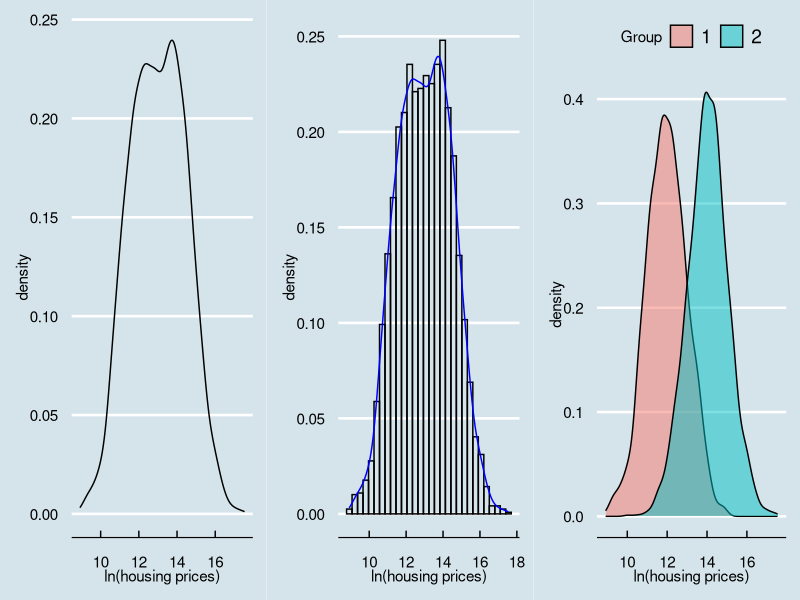

The R script that drew this image:
library(ggplot2)
library(gridExtra)
library(ggthemes)
set.seed(10005)

N = 2000

xvar <- c(rnorm(N, mean = 12), rnorm(N, mean = 14))
yvar <- c(rnorm(N, mean = 13), rnorm(N, mean = 14))
zvar <- as.factor(c(rep(1, N), rep(2, N)))
xy <- data.frame(xvar, yvar, zvar)

#basic density
p1<-ggplot(xy, aes(xvar)) + geom_density() + 
  xlab("ln(housing prices)")+ theme_economist() + scale_colour_economist() 

#histogram with density line overlaid
p2<-ggplot(xy, aes(x=xvar)) + 
  geom_histogram(aes(y = ..density..), color="black", fill=NA) +
  geom_density(color="blue") + 
  xlab("ln(housing prices)")+ theme_economist() + scale_colour_economist() 

#split and color by third variable, alpha fades the color a bit
p3<-ggplot(xy, aes(xvar, fill = zvar)) + geom_density(alpha = 0.5)+ 
  xlab("ln(housing prices)") +theme_economist() + scale_colour_economist() + labs(fill="Group") 

grid.arrange(p1, p2, p3, nrow=1)